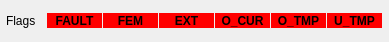
         <widget class="QWidget" name="horizontalLayoutWidget_9">
          <property name="geometry">
           <rect>
            <x>0</x>
            <y>40</y>
            <width>389</width>
            <height>31</height>
           </rect>
          </property>
          <layout class="QHBoxLayout" name="horizontalLayout_10">
           <property name="spacing">
            <number>1</number>
           </property>
           <property name="leftMargin">
            <number>6</number>
           </property>
           <property name="rightMargin">
            <number>6</number>
           </property>
           <item>
            <widget class="QLabel" name="label_39">
             <property name="sizePolicy">
              <sizepolicy hsizetype="Fixed" vsizetype="Fixed">
               <horstretch>0</horstretch>
               <verstretch>0</verstretch>
              </sizepolicy>
             </property>
             <property name="minimumSize">
              <size>
               <width>40</width>
               <height>18</height>
              </size>
             </property>
             <property name="maximumSize">
              <size>
               <width>40</width>
               <height>16777215</height>
              </size>
             </property>
             <property name="font">
              <font>
               <pointsize>9</pointsize>
              </font>
             </property>
             <property name="text">
              <string>Flags</string>
             </property>
            </widget>
           </item>
           <item>
            <widget class="QLabel" name="lhsFaultFlag">
             <property name="sizePolicy">
              <sizepolicy hsizetype="Fixed" vsizetype="Fixed">
               <horstretch>0</horstretch>
               <verstretch>0</verstretch>
              </sizepolicy>
             </property>
             <property name="minimumSize">
              <size>
               <width>55</width>
               <height>15</height>
              </size>
             </property>
             <property name="maximumSize">
              <size>
               <width>55</width>
               <height>16777215</height>
              </size>
             </property>
             <property name="font">
              <font>
               <weight>75</weight>
               <bold>true</bold>
              </font>
             </property>
             <property name="styleSheet">
              <string notr="true">background-color: rgb(255, 0, 0);</string>
             </property>
             <property name="text">
              <string>FAULT</string>
             </property>
             <property name="alignment">
              <set>Qt::AlignCenter</set>
             </property>
            </widget>
           </item>
           <item>
            <widget class="QLabel" name="lhsFemFlag">
             <property name="sizePolicy">
              <sizepolicy hsizetype="Fixed" vsizetype="Fixed">
               <horstretch>0</horstretch>
               <verstretch>0</verstretch>
              </sizepolicy>
             </property>
             <property name="minimumSize">
              <size>
               <width>55</width>
               <height>15</height>
              </size>
             </property>
             <property name="maximumSize">
              <size>
               <width>55</width>
               <height>16777215</height>
              </size>
             </property>
             <property name="font">
              <font>
               <weight>75</weight>
               <bold>true</bold>
              </font>
             </property>
             <property name="styleSheet">
              <string notr="true">background-color: rgb(255, 0, 0);</string>
             </property>
             <property name="text">
              <string>FEM</string>
             </property>
             <property name="alignment">
              <set>Qt::AlignCenter</set>
             </property>
            </widget>
           </item>
           <item>
            <widget class="QLabel" name="lhsExtFlag">
             <property name="sizePolicy">
              <sizepolicy hsizetype="Fixed" vsizetype="Fixed">
               <horstretch>0</horstretch>
               <verstretch>0</verstretch>
              </sizepolicy>
             </property>
             <property name="minimumSize">
              <size>
               <width>55</width>
               <height>15</height>
              </size>
             </property>
             <property name="maximumSize">
              <size>
               <width>55</width>
               <height>16777215</height>
              </size>
             </property>
             <property name="font">
              <font>
               <weight>75</weight>
               <bold>true</bold>
              </font>
             </property>
             <property name="styleSheet">
              <string notr="true">background-color: rgb(255, 0, 0);</string>
             </property>
             <property name="text">
              <string>EXT</string>
             </property>
             <property name="alignment">
              <set>Qt::AlignCenter</set>
             </property>
            </widget>
           </item>
           <item>
            <widget class="QLabel" name="lhsOvCurFlag">
             <property name="sizePolicy">
              <sizepolicy hsizetype="Fixed" vsizetype="Fixed">
               <horstretch>0</horstretch>
               <verstretch>0</verstretch>
              </sizepolicy>
             </property>
             <property name="minimumSize">
              <size>
               <width>55</width>
               <height>15</height>
              </size>
             </property>
             <property name="maximumSize">
              <size>
               <width>55</width>
               <height>16777215</height>
              </size>
             </property>
             <property name="font">
              <font>
               <weight>75</weight>
               <bold>true</bold>
              </font>
             </property>
             <property name="styleSheet">
              <string notr="true">background-color: rgb(255, 0, 0);</string>
             </property>
             <property name="text">
              <string>O_CUR</string>
             </property>
             <property name="alignment">
              <set>Qt::AlignCenter</set>
             </property>
            </widget>
           </item>
           <item>
            <widget class="QLabel" name="lhsOvTempFlag">
             <property name="sizePolicy">
              <sizepolicy hsizetype="Fixed" vsizetype="Fixed">
               <horstretch>0</horstretch>
               <verstretch>0</verstretch>
              </sizepolicy>
             </property>
             <property name="minimumSize">
              <size>
               <width>55</width>
               <height>15</height>
              </size>
             </property>
             <property name="maximumSize">
              <size>
               <width>55</width>
               <height>16777215</height>
              </size>
             </property>
             <property name="font">
              <font>
               <weight>75</weight>
               <bold>true</bold>
              </font>
             </property>
             <property name="styleSheet">
              <string notr="true">background-color: rgb(255, 0, 0);</string>
             </property>
             <property name="text">
              <string>O_TMP</string>
             </property>
             <property name="alignment">
              <set>Qt::AlignCenter</set>
             </property>
            </widget>
           </item>
           <item>
            <widget class="QLabel" name="lhsUnTempFlag">
             <property name="sizePolicy">
              <sizepolicy hsizetype="Fixed" vsizetype="Fixed">
               <horstretch>0</horstretch>
               <verstretch>0</verstretch>
              </sizepolicy>
             </property>
             <property name="minimumSize">
              <size>
               <width>55</width>
               <height>15</height>
              </size>
             </property>
             <property name="maximumSize">
              <size>
               <width>55</width>
               <height>16777215</height>
              </size>
             </property>
             <property name="font">
              <font>
               <weight>75</weight>
               <bold>true</bold>
              </font>
             </property>
             <property name="styleSheet">
              <string notr="true">background-color: rgb(255, 0, 0);</string>
             </property>
             <property name="text">
              <string>U_TMP</string>
             </property>
             <property name="alignment">
              <set>Qt::AlignCenter</set>
             </property>
            </widget>
           </item>
           <item>
            <spacer name="horizontalSpacer_14">
             <property name="orientation">
              <enum>Qt::Horizontal</enum>
             </property>
             <property name="sizeHint" stdset="0">
              <size>
               <width>40</width>
               <height>20</height>
              </size>
             </property>
            </spacer>
           </item>
          </layout>
         </widget>
